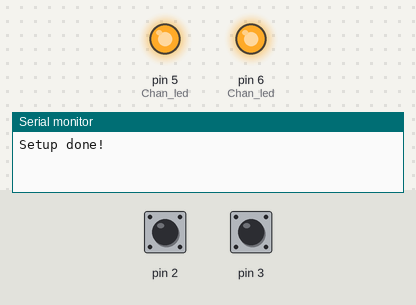
This sketch was run on a simulated Arduino Uno, built with avr-gcc and run on an emulated ATmega328P. Shown: output pins drawn as LEDs (lit = HIGH), the last lines printed to the serial monitor. Inputs (shaded band) come from the test bench; at power-on: pin 2 LOW, pin 3 LOW. No radio packets arrive unless stated.

Above: at 1.2 s.
1.3 s: pin 2 driven HIGH
At 2.0 s:
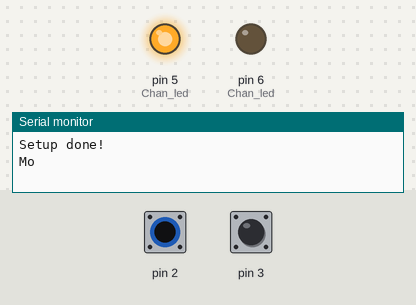
2.8 s: pin 3 driven HIGH
At 4.0 s:
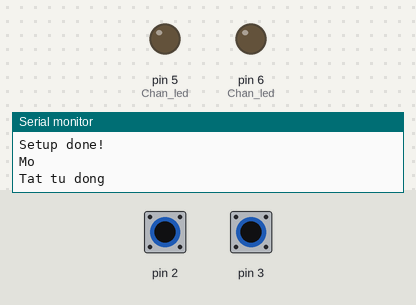
4.3 s: pin 2 pulsed LOW 5 times (0.12 s each, 0.3 s apart)
At 6.7 s:
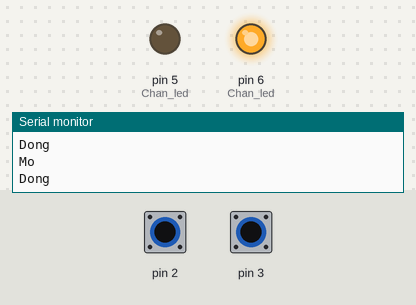
7.3 s: pin 3 pulsed LOW 2 times (0.12 s each, 0.3 s apart)
At 7.57 s:
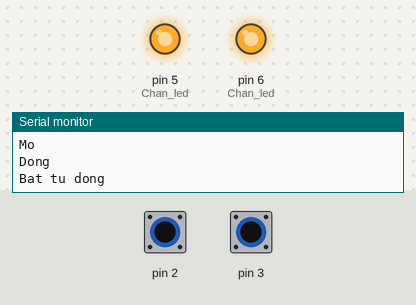
Timing chart, 0 to 10.3 s (numbered marks = the images above; inputs shaded):
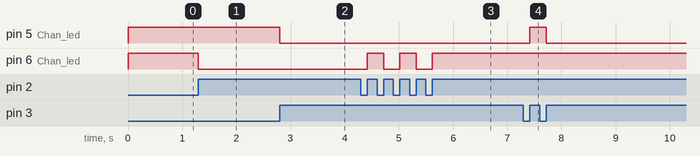

The sketch:

truyen.ino
```cpp
#include <SPI.h>
#include <nRF24L01.h>
#include <RF24.h>

//Nut Nhan bat/tat tu dong
bool isActive = true;
void pressButton1() {
  isActive = !isActive;
  if(isActive) {
    Serial.println("Bat tu dong");
  }
  else {
    Serial.println("Tat tu dong");
  }
  digitalWrite(5, isActive);
}

//Nut Nhan dong/mo cua
bool isClose = true;
void pressButton0() {
  isClose = !isClose;
  if(isClose) {
    Serial.println("Dong");
  }
  else {
    Serial.println("Mo");
  }
  digitalWrite(6, isClose);
}


RF24 radio(9, 10);// Chọn chân kết nối CE, CSN

const byte address[6] = "000001";//Khai báo địa chỉ phát

void setup()
{
  Serial.begin(9600);
  radio.begin();
  radio.openWritingPipe(address);//Mở kênh gửi dữ liệu
  radio.stopListening();//Cài đặt chế độ gửi dữ liệu
  attachInterrupt(1, pressButton1, RISING);//Khai bao ngat 1
  attachInterrupt(0, pressButton0, RISING);//Khai bao ngat 0
  pinMode(5, OUTPUT);//Chan led
  pinMode(6, OUTPUT);//Chan led
  digitalWrite(5, HIGH);
  digitalWrite(6, HIGH);
  Serial.println("Setup done!");
}
int arr[2];

void loop()
{

  arr[0] = isActive;
  arr[1] = isClose;
  radio.write(&arr, sizeof(arr));//Gửi dữ liệu

  delay(10);
}
```

Measured:
- after the input at 1.3 s, pin 6 (Chan_led): HIGH → LOW at once
- after the input at 2.8 s, pin 5 (Chan_led): HIGH → LOW at once
- after the input at 4.3 s, pin 6 (Chan_led): alternates HIGH for 0.30 s and LOW for 0.30 s, 5 changes in all, then stays HIGH, starting after 0.12 s
- after the input at 7.3 s, pin 5 (Chan_led): LOW → HIGH after 0.12 s, → LOW 0.30 s later
